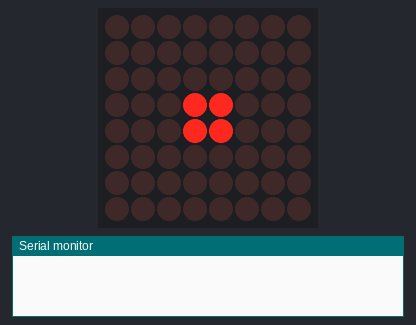
Recording of a sketch running on a simulated Arduino Uno, built with avr-gcc and run on an emulated ATmega328P. On the bench: 8×8 LED matrix, the last lines printed to the serial monitor. Wiring (inferred from the names in the program): LED matrix (orientation assumed): rows pin 2, pin 3, pin 4, pin 5, pin 6, pin 7, pin 9, pin 8; columns A2, A3, A4, A5, pin 13, pin 12, pin 11, pin 10.

Above: at 0.1 s.
At 10.1 s:
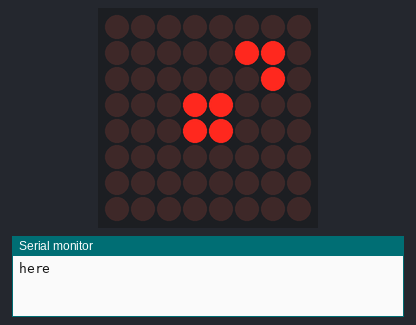
At 25.1 s:
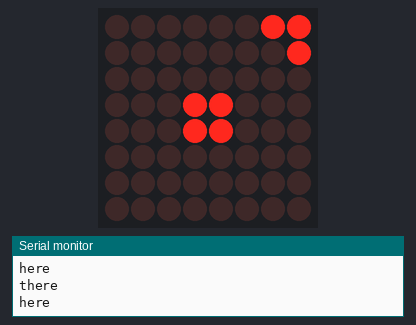
At 55.1 s:
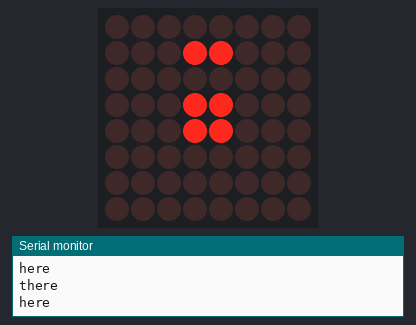
At 85.1 s:
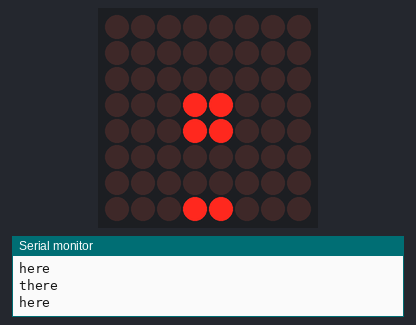
At 115.1 s:
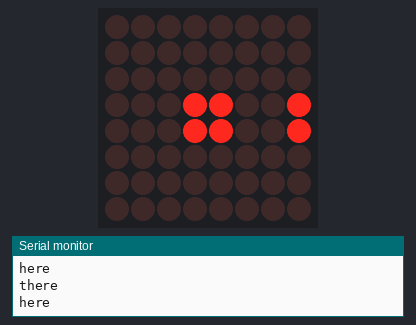

The sketch:

Visual_8x8Matrix_Feedback.ino
```cpp
/* Set serial monitor to "No line ending"
 * wedxszaq for 10m
 * WEDXSZAQ for 5m
 * r to reset*/

#include <neotimer.h>
Neotimer timer5 = Neotimer(5000);
Neotimer timer10 = Neotimer(10000);

//http://embed.plnkr.co/3VUsekP3jC5xwSIQDVHx/preview
//update from Krszyszztof rogoza
String directions;
#define ROW_1 2
#define ROW_2 3
#define ROW_3 4
#define ROW_4 5
#define ROW_5 6
#define ROW_6 7
#define ROW_7 9
#define ROW_8 8

#define COL_8 10
#define COL_7 11
#define COL_6 12
#define COL_5 13
#define COL_4 A5
#define COL_3 A4
#define COL_2 A3
#define COL_1 A2

const byte row[] = {
  ROW_1, ROW_2, ROW_3, ROW_4, ROW_5, ROW_6, ROW_7, ROW_8
};
const byte col[] = {
  COL_1,COL_2, COL_3, COL_4, COL_5, COL_6, COL_7, COL_8
};

//Directional Images
byte player[] = {B00000000,B00000000,B00000000,B00011000,B00011000,B00000000,B00000000,B00000000};
byte E1[] = {B00011000,B00000000,B00000000,B00011000,B00011000,B00000000,B00000000,B00000000};
byte SE1[] = {B00000011,B00000001,B00000000,B00011000,B00011000,B00000000,B00000000,B00000000};
byte S1[] = {B00000000,B00000000,B00000000,B00011001,B00011001,B00000000,B00000000,B00000000};
byte SW1[] = {B00000000,B00000000,B00000000,B00011000,B00011000,B00000000,B00000001,B00000011};
byte W1[] = {B00000000,B00000000,B00000000,B00011000,B00011000,B00000000,B00000000,B00011000};
byte NW1[] = {B00000000,B00000000,B00000000,B00011000,B00011000,B00000000,B10000000,B11000000};
byte N1[] = {B00000000,B00000000,B00000000,B10011000,B10011000,B00000000,B00000000,B00000000};
byte NE1[] = {B11000000,B10000000,B00000000,B00011000,B00011000,B00000000,B00000000,B00000000};
byte E[] = {B00000000,B00011000,B00000000,B00011000,B00011000,B00000000,B00000000,B00000000};
byte SEE[] = {B00000000,B00000110,B00000010,B00011000,B00011000,B00000000,B00000000,B00000000};
byte S[] = {B00000000,B00000000,B00000000,B00011010,B00011010,B00000000,B00000000,B00000000};
byte SW[] = {B00000000,B00000000,B00000000,B00011000,B00011000,B00000010,B00000110,B00000000};
byte W[] = {B00000000,B00000000,B00000000,B00011000,B00011000,B00000000,B00011000,B00000000};
byte NW[] = {B00000000,B00000000,B00000000,B00011000,B00011000,B01000000,B01100000,B00000000};
byte N[] = {B00000000,B00000000,B00000000,B01011000,B01011000,B00000000,B00000000,B00000000};
byte NE[] = {B00000000,B01100000,B01000000,B00011000,B00011000,B00000000,B00000000,B00000000};

void setup() {
    // Open serial port
    Serial.begin(9600);

    // Set all used pins to OUTPUT
    // This is very important! If the pins are set to input
    // the display will be very dim.
    for (byte i = 2; i <= 13; i++)  {
        pinMode(i, OUTPUT);
    }
    pinMode(A2, OUTPUT);
    pinMode(A3, OUTPUT);
    pinMode(A4, OUTPUT);
    pinMode(A5, OUTPUT);
    timer10.start();
}

// Setting Variables
const char *answers[] = {"NE", "NE1", "W", "E", "SE", "W1", "NW1", "N1", "N", "S"};
int count = 0;

void loop() {
    if (count < 10){

      if (timer10.done()){
        directions = answers[count];
        timer5.start();
        timer10.reset();
        Serial.println("here");
      }
      if (timer5.done()){
        Serial.println("there");
        directions = 'X';
        count += 1;
        timer10.start();
        timer5.reset();
      }
      drawDirection();
    }
    else {
    Serial.println("Test is Done");
    delay(120000); //2 minutes
    }
}

void drawDirection()  {
  if (directions == "N") {
    drawScreen(N);
  }
  else if (directions == "NE") {
    drawScreen(NE);
  }
  else if (directions == "E") {
    drawScreen(E);
  }
  else if (directions == "SE") {
    drawScreen(SEE);
  }
  else if (directions == "S") {
    drawScreen(S);
  }
  else if (directions == "SW") {
    drawScreen(SW);
  }
  else if (directions == "W") {
    drawScreen(W);
  }
  else if (directions == "NW") {
    drawScreen(NW);
  }
  else if (directions == "N1") {
    drawScreen(N1);
  }
  else if (directions == "NE1") {
    drawScreen(NE1);
  }
  else if (directions == "E1") {
    drawScreen(E1);
  }
  else if (directions == "SE1") {
    drawScreen(SE1);
  }
  else if (directions == "S1") {
    drawScreen(S1);
  }
  else if (directions == "SW1") {
    drawScreen(SW1);
  }
  else if (directions == "W1") {
    drawScreen(W1);
  }
  else if (directions == "NW1") {
    drawScreen(NW1);
  }
  else {
    drawScreen(player);
  }
}

void drawScreen(byte buffer2[])
 {
   // Turn on each row in series
    for (byte i = 0; i < 8; i++)        // count next row
     {
        digitalWrite(row[i], LOW);    //initiate whole row
        for (byte a = 0; a < 8; a++)    // count next row
        {
          // if You set (~buffer2[i] >> a) then You will have positive
          digitalWrite(col[a], (buffer2[i] >> a) & 0x01); // initiate whole column

          delayMicroseconds(100);       // uncoment deley for diferent speed of display
          //delayMicroseconds(1000);
          //delay(10);
          //delay(100);

          digitalWrite(col[a], LOW);      // reset whole column
        }
        digitalWrite(row[i], HIGH);     // reset whole row
        // otherwise last row will intersect with next row

    }
 }

  /* this is siplest resemplation how for loop is working with each row.
    digitalWrite(COL_1, (~b >> 0) & 0x01); // Get the 1st bit: 10000000
    digitalWrite(COL_2, (~b >> 1) & 0x01); // Get the 2nd bit: 01000000
    digitalWrite(COL_3, (~b >> 2) & 0x01); // Get the 3rd bit: 00100000
    digitalWrite(COL_4, (~b >> 3) & 0x01); // Get the 4th bit: 00010000
    digitalWrite(COL_5, (~b >> 4) & 0x01); // Get the 5th bit: 00001000
    digitalWrite(COL_6, (~b >> 5) & 0x01); // Get the 6th bit: 00000100
    digitalWrite(COL_7, (~b >> 6) & 0x01); // Get the 7th bit: 00000010
    digitalWrite(COL_8, (~b >> 7) & 0x01); // Get the 8th bit: 00000001
}*/
```

Measured:
- what the display in image 0 shows lasts 9.9 s, from 0.1 s to 10.0 s
- what the display in image 1 shows lasts 5.1 s, from 10.0 s to 15.1 s
